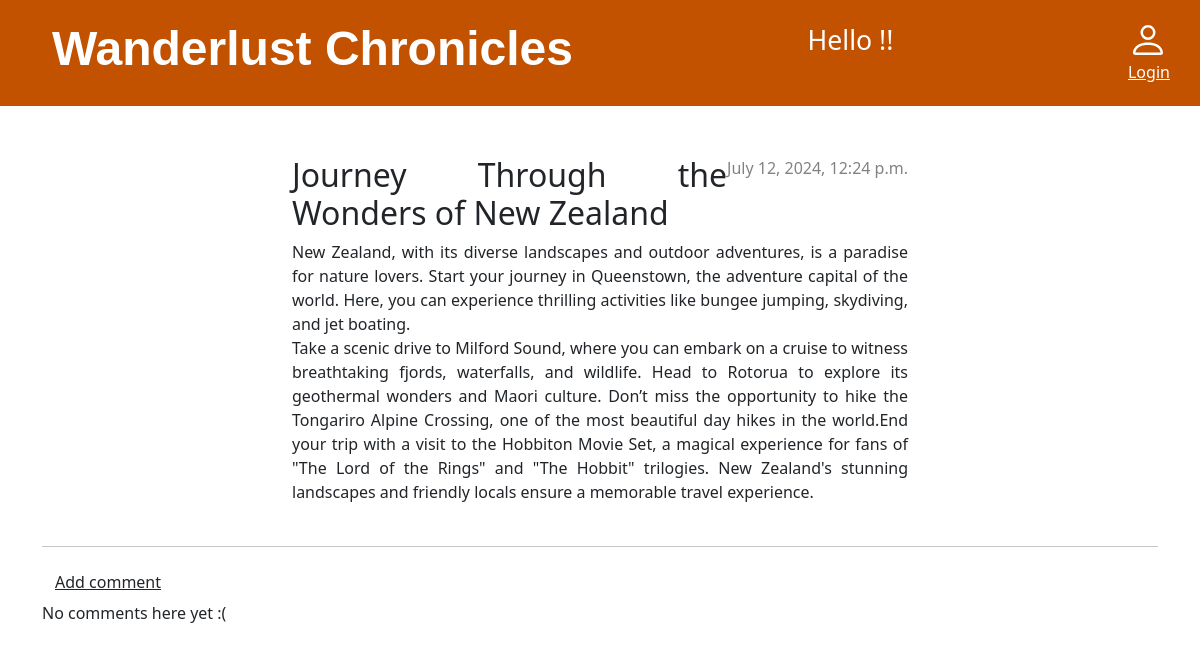
Page /post/25/ on the committed database.
### blog/models.py (models this page shows, shortened)
class Post(models.Model):
    author = models.ForeignKey(settings.AUTH_USER_MODEL, on_delete=models.CASCADE)
    title = models.CharField(max_length=200)
    text = models.TextField()
    created_date = models.DateTimeField(default=timezone.now)
    published_date = models.DateTimeField(blank=True, null=True)
    objects = models.Manager()

### blog/views.py (the view)
# urls.py: path("post/<int:pk>/", views.post_detail, name="post_detail"),
def post_detail(request, pk):
    post = get_object_or_404(Post, pk=pk)
    return render(request, "blog/post_detail.html", {"post": post})

### blog/templates/blog/post_detail.html (shortened to what this page needs)
{% extends 'blog/base.html' %} {% block content %}
<article class="post">
    {% if post.published_date %}
    <div class="date">{{ post.published_date }}</div>
    {% endif %}
    <h2>{{ post.title }}</h2>
    <p>{{ post.text | linebreaksbr }}</p>
</article>
<hr />
<a class="btn btn-default"
    href="{% url 'add_comment_to_post' pk=post.pk %}"><u>Add
        comment</u></a>
{% for comment in post.comments.all %}
<div class="comment">
    <div class="date">{{ comment.created_date }}</div>
    <strong>{{ comment.author }}</strong>
    <p>{{ comment.text|linebreaks }}</p>
</div>
{% empty %}
<p>No comments here yet :(</p>
{% endfor %} {% endblock %}

### blog/static/css/blog.css (style rules this page uses)
.date { color: #828282; }
.post { padding: 10px 250px; text-align: justify }
.post>.date, .post>.actions { float: right; }

### rows in the picture
Post: published_date "July 12, 2024, 12:24 p.m.", title "Journey Through the Wonders of New Zealand", text "New Zealand, with its diverse landscapes and outdoor adventures, is a paradise for nature lovers. Start your journey in Queenstown, the adventure capital of the world. Here, you can experience thrilling activities like bungee jumping, skydiving, and jet boating. Take a scenic drive to Milford Sound, where you can embark on a cruise to witness breathtaking fjords, waterfalls, and wildlife. Head to Rotorua to explore its geothermal wonders and Maori culture. Don’t miss the opportunity to hike the Tongariro Alpine Crossing, one of the most beautiful day hikes in the world.End your trip with a visit to the Hobbiton Movie Set, a magical experience for fans of \"The Lord of the Rings\" and \"The…"
